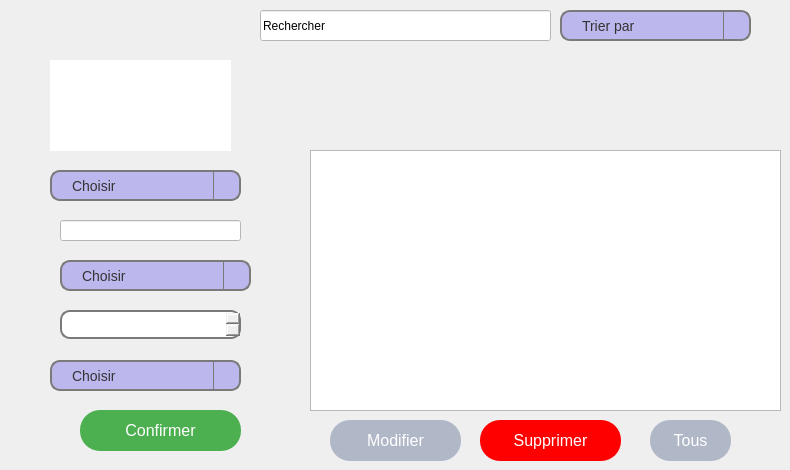
        <widget class="QWidget" name="donnees">
         <widget class="QComboBox" name="comboBoxtrie">
          <property name="geometry">
           <rect>
            <x>560</x>
            <y>10</y>
            <width>191</width>
            <height>31</height>
           </rect>
          </property>
          <property name="styleSheet">
           <string notr="true">QComboBox {
   font-family: 'OCR A Extended', sans-serif; /* Police OCR A Extended */
	background-color: rgb(188, 184, 238);
    border: 2px solid #7a7a7a; /* Bordure */
    border-radius: 10px; /* Coins arrondis */
    padding: 5px 20px; /* Espacement interne */
    color: #333; /* Couleur du texte */
    font-size: 14px; /* Taille de la police */
}

/* Style de la liste déroulante */
QComboBox QAbstractItemView {
    background-color: #ffffff; /* Couleur de fond de la liste */
    border: 1px solid #7a7a7a; /* Bordure de la liste */
    selection-background-color: #0078d7; /* Couleur de fond lors de la sélection */
    selection-color: white; /* Couleur du texte lors de la sélection */
}

/* Style pour le bouton de la liste déroulante */
QComboBox::drop-down {
    subcontrol-origin: padding;
    subcontrol-position: top right;
    width: 25px; /* Largeur du bouton de liste déroulante */
    border-left: 1px solid #7a7a7a; /* Bordure gauche du bouton */
}

/* Style pour la flèche du bouton de liste déroulante */
QComboBox::down-arrow {
    image: url(arrow.png); /* Remplace par le chemin de ton image de flèche */
    width: 10px; /* Largeur de la flèche */
    height: 10px; /* Hauteur de la flèche */
}

/* Effet au survol */
QComboBox:hover {
    border: 2px solid #0056b3; /* Couleur de bordure au survol */
}

QComboBox:focus {
    border: 2px solid #0078d7; /* Couleur de bordure lors du focus */
}
QComboBox::down-arrow {
    color: #333; /* Couleur de la flèche */
    width: 10px; /* Largeur de la flèche */
    height: 10px; /* Hauteur de la flèche */
}</string>
          </property>
          <item>
           <property name="text">
            <string>Trier par</string>
           </property>
          </item>
         </widget>
         <widget class="QPushButton" name="confirmerMachine">
          <property name="geometry">
           <rect>
            <x>80</x>
            <y>410</y>
            <width>161</width>
            <height>41</height>
           </rect>
          </property>
          <property name="styleSheet">
           <string notr="true">QPushButton {
    font-family: 'OCR A Extended', sans-serif; /* Police OCR A Extended */
    font-size: 16px; /* Taille de la police */
    color: white; /* Couleur du texte */
    background-color: #4CAF50; /* Couleur de fond */
    border: none; /* Pas de bordure */
   border-radius: 20px; /* Coins arrondis */
    padding: 10px 20px; /* Espacement interne */
    cursor: pointer; /* Changement du curseur au survol */
}

QPushButton:hover {
    background-color: green; /* Couleur de fond au survol */
}

QPushButton:pressed {
    background-color:green; /* Couleur de fond lorsqu'on clique */
    padding-top: 9px; /* Réduction de l'espacement interne pour un effet de clic */
    padding-left: 19px; /* Réduction de l'espacement interne pour un effet de clic */
}
</string>
          </property>
          <property name="text">
           <string>Confirmer</string>
          </property>
         </widget>
         <widget class="QLineEdit" name="id_machine">
          <property name="geometry">
           <rect>
            <x>60</x>
            <y>220</y>
            <width>181</width>
            <height>21</height>
           </rect>
          </property>
          <property name="styleSheet">
           <string notr="true">background-color: rgb(255, 255, 255);</string>
          </property>
         </widget>
         <widget class="QPushButton" name="modifierButton">
          <property name="geometry">
           <rect>
            <x>330</x>
            <y>420</y>
            <width>131</width>
            <height>41</height>
           </rect>
          </property>
          <property name="styleSheet">
           <string notr="true">QPushButton {
    font-family: 'OCR A Extended', sans-serif; /* Police OCR A Extended */
    font-size: 16px; /* Taille de la police */
    color: white; /* Couleur du texte */
    background-color: #b0b7c7; /* Couleur de fond */
    border: none; /* Pas de bordure */
    border-radius: 20px; /* Coins arrondis */
    padding: 10px 20px; /* Espacement interne */
    cursor: pointer; /* Changement du curseur au survol */
}

QPushButton:hover {
    background-color: #1b2c55; /* Couleur de fond au survol */
}

QPushButton:pressed {
    background-color:#1b2c55; /* Couleur de fond lorsqu'on clique */
    padding-top: 9px; /* Réduction de l'espacement interne pour un effet de clic */
    padding-left: 19px; /* Réduction de l'espacement interne pour un effet de clic */
}
</string>
          </property>
          <property name="text">
           <string>Modifier</string>
          </property>
         </widget>
         <widget class="QDateEdit" name="date_maintenance">
          <property name="geometry">
           <rect>
            <x>60</x>
            <y>310</y>
            <width>181</width>
            <height>29</height>
           </rect>
          </property>
          <property name="styleSheet">
           <string notr="true">QDateEdit {
  
    border: 2px solid #7a7a7a; /* Bordure */
    border-radius: 10px; /* Coins arrondis */
    padding: 5px 10px; /* Espacement interne */
    color: white; /* Couleur du texte */
    font-family: 'OCR A Extended', sans-serif; /* Police OCR A Extended */
    font-size: 14px; /* Taille de la police */
}

/* Style pour le bouton de sélection de date */
QDateEdit::drop-down {
    subcontrol-origin: padding;
    subcontrol-position: top right;
    width: 25px; /* Largeur du bouton de liste déroulante */
    border-left: 1px solid #7a7a7a; /* Bordure gauche du bouton */
}

/* Style pour la flèche du bouton de sélection de date */
QDateEdit::down-arrow {
    image: url(arrow.png); /* Remplace par le chemin de ton image de flèche */
    width: 10px; /* Largeur de la flèche */
    height: 10px; /* Hauteur de la flèche */
}

/* Effet au survol */
QDateEdit:hover {
    border: 2px solid #0056b3; /* Couleur de bordure au survol */
}

QDateEdit:focus {
    border: 2px solid #0078d7; /* Couleur de bordure lors du focus */
}
</string>
          </property>
         </widget>
         <widget class="QPushButton" name="statBtn">
          <property name="geometry">
           <rect>
            <x>650</x>
            <y>420</y>
            <width>81</width>
            <height>41</height>
           </rect>
          </property>
          <property name="styleSheet">
           <string notr="true">QPushButton {
    font-family: 'OCR A Extended', sans-serif; /* Police OCR A Extended */
    font-size: 16px; /* Taille de la police */
    color: white; /* Couleur du texte */
    background-color:#b0b7c7; /* Couleur de fond */
    border: none; /* Pas de bordure */
    border-radius: 20px; /* Coins arrondis */
    padding: 10px 20px; /* Espacement interne */
    cursor: pointer; /* Changement du curseur au survol */
}

QPushButton:hover {
    background-color: #1b2c55; /* Couleur de fond au survol */
}

QPushButton:pressed {
    background-color:#1b2c55; /* Couleur de fond lorsqu'on clique */
    padding-top: 9px; /* Réduction de l'espacement interne pour un effet de clic */
    padding-left: 19px; /* Réduction de l'espacement interne pour un effet de clic */
}
</string>
          </property>
          <property name="text">
           <string>Tous</string>
          </property>
         </widget>
         <widget class="QComboBox" name="statut_m">
          <property name="geometry">
           <rect>
            <x>60</x>
            <y>260</y>
            <width>191</width>
            <height>31</height>
           </rect>
          </property>
          <property name="styleSheet">
           <string notr="true">QComboBox {
   font-family: 'OCR A Extended', sans-serif; /* Police OCR A Extended */
	background-color: rgb(188, 184, 238);
    border: 2px solid #7a7a7a; /* Bordure */
    border-radius: 10px; /* Coins arrondis */
    padding: 5px 20px; /* Espacement interne */
    color: #333; /* Couleur du texte */
    font-size: 14px; /* Taille de la police */
}

/* Style de la liste déroulante */
QComboBox QAbstractItemView {
    background-color: #ffffff; /* Couleur de fond de la liste */
    border: 1px solid #7a7a7a; /* Bordure de la liste */
    selection-background-color: #0078d7; /* Couleur de fond lors de la sélection */
    selection-color: white; /* Couleur du texte lors de la sélection */
}

/* Style pour le bouton de la liste déroulante */
QComboBox::drop-down {
    subcontrol-origin: padding;
    subcontrol-position: top right;
    width: 25px; /* Largeur du bouton de liste déroulante */
    border-left: 1px solid #7a7a7a; /* Bordure gauche du bouton */
}

/* Style pour la flèche du bouton de liste déroulante */
QComboBox::down-arrow {
    image: url(arrow.png); /* Remplace par le chemin de ton image de flèche */
    width: 10px; /* Largeur de la flèche */
    height: 10px; /* Hauteur de la flèche */
}

/* Effet au survol */
QComboBox:hover {
    border: 2px solid #0056b3; /* Couleur de bordure au survol */
}

QComboBox:focus {
    border: 2px solid #0078d7; /* Couleur de bordure lors du focus */
}
QComboBox::down-arrow {
    color: #333; /* Couleur de la flèche */
    width: 10px; /* Largeur de la flèche */
    height: 10px; /* Hauteur de la flèche */
}</string>
          </property>
          <item>
           <property name="text">
            <string>Choisir</string>
           </property>
          </item>
          <item>
           <property name="text">
            <string>en fonctionnement</string>
           </property>
          </item>
          <item>
           <property name="text">
            <string>en maintenance</string>
           </property>
          </item>
          <item>
           <property name="text">
            <string>en panne</string>
           </property>
          </item>
         </widget>
         <widget class="QPushButton" name="supprimerMachine">
          <property name="geometry">
           <rect>
            <x>480</x>
            <y>420</y>
            <width>141</width>
            <height>41</height>
           </rect>
          </property>
          <property name="styleSheet">
           <string notr="true">QPushButton {
    font-family: 'OCR A Extended', sans-serif; /* Police OCR A Extended */
    font-size: 16px; /* Taille de la police */
    color: white; /* Couleur du texte */
    background-color: red; /* Couleur de fond */
    border: none; /* Pas de bordure */
   border-radius: 20px; /* Coins arrondis */
    padding: 10px 20px; /* Espacement interne */
    cursor: pointer; /* Changement du curseur au survol */
}

QPushButton:hover {
    background-color: #1b2c55; /* Couleur de fond au survol */
}

QPushButton:pressed {
    background-color:#1b2c55; /* Couleur de fond lorsqu'on clique */
    padding-top: 9px; /* Réduction de l'espacement interne pour un effet de clic */
    padding-left: 19px; /* Réduction de l'espacement interne pour un effet de clic */
}
</string>
          </property>
          <property name="text">
           <string>Supprimer</string>
          </property>
         </widget>
         <widget class="QTableView" name="tableMachine">
          <property name="geometry">
           <rect>
            <x>310</x>
            <y>150</y>
            <width>471</width>
            <height>261</height>
           </rect>
          </property>
         </widget>
         <widget class="QComboBox" name="type_m">
          <property name="geometry">
           <rect>
            <x>50</x>
            <y>170</y>
            <width>191</width>
            <height>31</height>
           </rect>
          </property>
          <property name="styleSheet">
           <string notr="true">QComboBox {
   font-family: 'OCR A Extended', sans-serif; /* Police OCR A Extended */
	background-color: rgb(188, 184, 238);
    border: 2px solid #7a7a7a; /* Bordure */
    border-radius: 10px; /* Coins arrondis */
    padding: 5px 20px; /* Espacement interne */
    color: #333; /* Couleur du texte */
    font-size: 14px; /* Taille de la police */
}

/* Style de la liste déroulante */
QComboBox QAbstractItemView {
    background-color: #ffffff; /* Couleur de fond de la liste */
    border: 1px solid #7a7a7a; /* Bordure de la liste */
    selection-background-color: #0078d7; /* Couleur de fond lors de la sélection */
    selection-color: white; /* Couleur du texte lors de la sélection */
}

/* Style pour le bouton de la liste déroulante */
QComboBox::drop-down {
    subcontrol-origin: padding;
    subcontrol-position: top right;
    width: 25px; /* Largeur du bouton de liste déroulante */
    border-left: 1px solid #7a7a7a; /* Bordure gauche du bouton */
}

/* Style pour la flèche du bouton de liste déroulante */
QComboBox::down-arrow {
    image: url(arrow.png); /* Remplace par le chemin de ton image de flèche */
    width: 10px; /* Largeur de la flèche */
    height: 10px; /* Hauteur de la flèche */
}

/* Effet au survol */
QComboBox:hover {
    border: 2px solid #0056b3; /* Couleur de bordure au survol */
}

QComboBox:focus {
    border: 2px solid #0078d7; /* Couleur de bordure lors du focus */
}
QComboBox::down-arrow {
    color: #333; /* Couleur de la flèche */
    width: 10px; /* Largeur de la flèche */
    height: 10px; /* Hauteur de la flèche */
}</string>
          </property>
          <item>
           <property name="text">
            <string>Choisir</string>
           </property>
          </item>
          <item>
           <property name="text">
            <string>Machine de découpe</string>
           </property>
          </item>
          <item>
           <property name="text">
            <string>Tour CNC</string>
           </property>
          </item>
          <item>
           <property name="text">
            <string>Robot de soudage automatisé</string>
           </property>
          </item>
          <item>
           <property name="text">
            <string>Fraiseuse CNC</string>
           </property>
          </item>
          <item>
           <property name="text">
            <string>Système de manutention</string>
           </property>
          </item>
          <item>
           <property name="text">
            <string/>
           </property>
          </item>
         </widget>
         <widget class="QLabel" name="typelabel">
          <property name="geometry">
           <rect>
            <x>50</x>
            <y>60</y>
            <width>181</width>
            <height>91</height>
           </rect>
          </property>
          <property name="styleSheet">
           <string notr="true">background-color: rgb(255, 255, 255);</string>
          </property>
          <property name="text">
           <string/>
          </property>
         </widget>
         <widget class="QComboBox" name="localisation">
          <property name="geometry">
           <rect>
            <x>50</x>
            <y>360</y>
            <width>191</width>
            <height>31</height>
           </rect>
          </property>
          <property name="styleSheet">
           <string notr="true">QComboBox {
   font-family: 'OCR A Extended', sans-serif; /* Police OCR A Extended */
	background-color: rgb(188, 184, 238);
    border: 2px solid #7a7a7a; /* Bordure */
    border-radius: 10px; /* Coins arrondis */
    padding: 5px 20px; /* Espacement interne */
    color: #333; /* Couleur du texte */
    font-size: 14px; /* Taille de la police */
}

/* Style de la liste déroulante */
QComboBox QAbstractItemView {
    background-color: #ffffff; /* Couleur de fond de la liste */
    border: 1px solid #7a7a7a; /* Bordure de la liste */
    selection-background-color: #0078d7; /* Couleur de fond lors de la sélection */
    selection-color: white; /* Couleur du texte lors de la sélection */
}

/* Style pour le bouton de la liste déroulante */
QComboBox::drop-down {
    subcontrol-origin: padding;
    subcontrol-position: top right;
    width: 25px; /* Largeur du bouton de liste déroulante */
    border-left: 1px solid #7a7a7a; /* Bordure gauche du bouton */
}

/* Style pour la flèche du bouton de liste déroulante */
QComboBox::down-arrow {
    image: url(arrow.png); /* Remplace par le chemin de ton image de flèche */
    width: 10px; /* Largeur de la flèche */
    height: 10px; /* Hauteur de la flèche */
}

/* Effet au survol */
QComboBox:hover {
    border: 2px solid #0056b3; /* Couleur de bordure au survol */
}

QComboBox:focus {
    border: 2px solid #0078d7; /* Couleur de bordure lors du focus */
}
QComboBox::down-arrow {
    color: #333; /* Couleur de la flèche */
    width: 10px; /* Largeur de la flèche */
    height: 10px; /* Hauteur de la flèche */
}</string>
          </property>
          <item>
           <property name="text">
            <string>Choisir</string>
           </property>
          </item>
          <item>
           <property name="text">
            <string>en fonctionnement</string>
           </property>
          </item>
          <item>
           <property name="text">
            <string>en maintenance</string>
           </property>
          </item>
          <item>
           <property name="text">
            <string>en panne</string>
           </property>
          </item>
         </widget>
         <widget class="QLineEdit" name="searchLineEdit">
          <property name="geometry">
           <rect>
            <x>260</x>
            <y>10</y>
            <width>291</width>
            <height>31</height>
           </rect>
          </property>
          <property name="styleSheet">
           <string notr="true">QLineEdit {
	background-color: rgb(255, 255, 255);
    font-family: &quot;OCR A Extended&quot;;  /* Définit la police sur OCR A Extended */
    /*font-size: 14px;                /* Taille de la police (ajustable) */
   /* color: black;                   /* Couleur du texte */
    /*padding: 5px;                   /* Espacement interne */
   /* border: 1px solid gray;         /* Bordure grise */
   /* border-radius: 5px;             /* Coins arrondis */
}
</string>
          </property>
          <property name="text">
           <string>Rechercher</string>
          </property>
         </widget>
        </widget>
